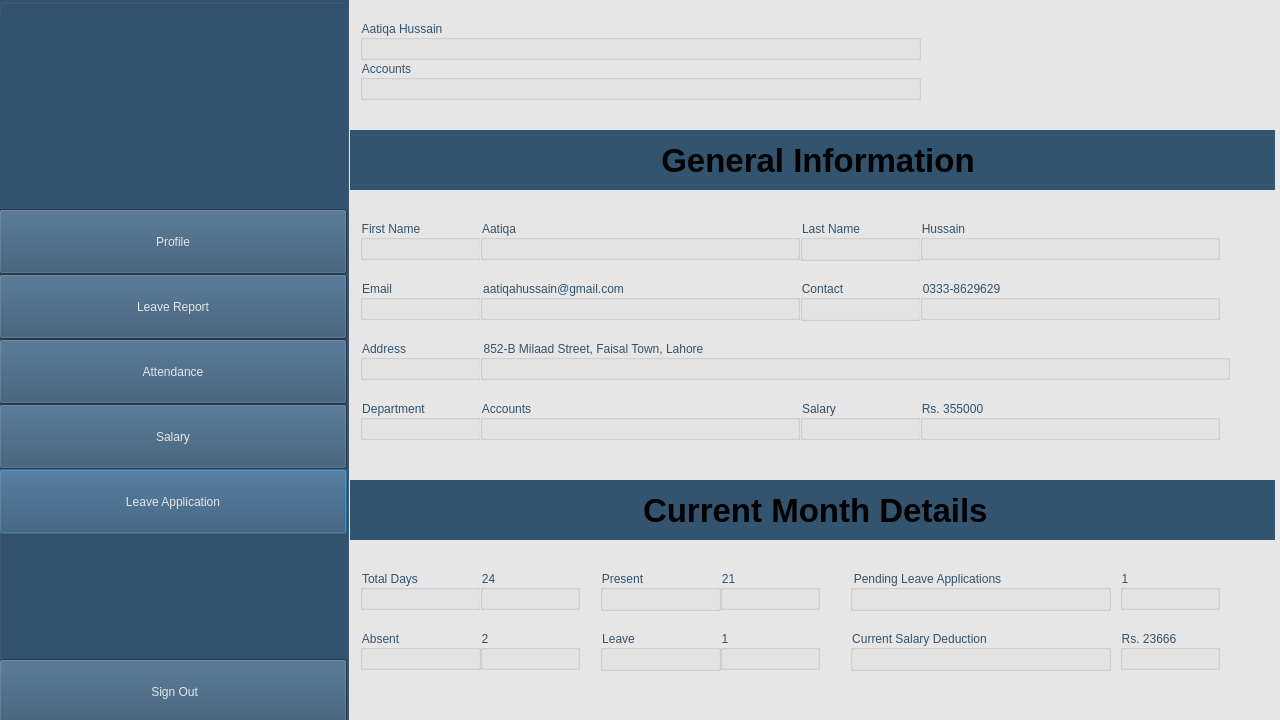
<?xml version="1.0" encoding="UTF-8"?>
<ui version="4.0">
 <class>Dialog</class>
 <widget class="QDialog" name="Dialog">
  <property name="geometry">
   <rect>
    <x>0</x>
    <y>0</y>
    <width>1280</width>
    <height>720</height>
   </rect>
  </property>
  <property name="minimumSize">
   <size>
    <width>1280</width>
    <height>720</height>
   </size>
  </property>
  <property name="maximumSize">
   <size>
    <width>1280</width>
    <height>720</height>
   </size>
  </property>
  <property name="mouseTracking">
   <bool>true</bool>
  </property>
  <property name="tabletTracking">
   <bool>true</bool>
  </property>
  <property name="windowTitle">
   <string>Dialog</string>
  </property>
  <property name="styleSheet">
   <string notr="true">background-color: rgb(230, 230, 230);</string>
  </property>
  <widget class="QGroupBox" name="side_bar">
   <property name="geometry">
    <rect>
     <x>-1</x>
     <y>-1</y>
     <width>350</width>
     <height>722</height>
    </rect>
   </property>
   <property name="minimumSize">
    <size>
     <width>350</width>
     <height>722</height>
    </size>
   </property>
   <property name="maximumSize">
    <size>
     <width>350</width>
     <height>722</height>
    </size>
   </property>
   <property name="styleSheet">
    <string notr="true">background-color: rgb(50, 82, 110);</string>
   </property>
   <property name="title">
    <string/>
   </property>
   <widget class="QLabel" name="logo">
    <property name="geometry">
     <rect>
      <x>0</x>
      <y>20</y>
      <width>341</width>
      <height>191</height>
     </rect>
    </property>
    <property name="text">
     <string/>
    </property>
    <property name="pixmap">
     <pixmap>../Images/logo-grey.png</pixmap>
    </property>
    <property name="scaledContents">
     <bool>true</bool>
    </property>
   </widget>
   <widget class="QPushButton" name="profile">
    <property name="geometry">
     <rect>
      <x>0</x>
      <y>470</y>
      <width>348</width>
      <height>65</height>
     </rect>
    </property>
    <property name="minimumSize">
     <size>
      <width>348</width>
      <height>65</height>
     </size>
    </property>
    <property name="maximumSize">
     <size>
      <width>348</width>
      <height>65</height>
     </size>
    </property>
    <property name="cursor">
     <cursorShape>PointingHandCursor</cursorShape>
    </property>
    <property name="styleSheet">
     <string notr="true">font: 20pt &quot;Sitka&quot; rgb(255, 255, 255);
color: rgb(230, 230, 230);</string>
    </property>
    <property name="text">
     <string>Leave Application</string>
    </property>
   </widget>
   <widget class="QPushButton" name="leave_report">
    <property name="geometry">
     <rect>
      <x>0</x>
      <y>210</y>
      <width>348</width>
      <height>65</height>
     </rect>
    </property>
    <property name="minimumSize">
     <size>
      <width>348</width>
      <height>65</height>
     </size>
    </property>
    <property name="maximumSize">
     <size>
      <width>348</width>
      <height>65</height>
     </size>
    </property>
    <property name="cursor">
     <cursorShape>PointingHandCursor</cursorShape>
    </property>
    <property name="styleSheet">
     <string notr="true">font: 20pt &quot;Sitka&quot;;
color: rgb(230, 230, 230);</string>
    </property>
    <property name="text">
     <string>Profile</string>
    </property>
   </widget>
   <widget class="QPushButton" name="leave_application">
    <property name="geometry">
     <rect>
      <x>0</x>
      <y>405</y>
      <width>348</width>
      <height>65</height>
     </rect>
    </property>
    <property name="minimumSize">
     <size>
      <width>348</width>
      <height>65</height>
     </size>
    </property>
    <property name="maximumSize">
     <size>
      <width>348</width>
      <height>65</height>
     </size>
    </property>
    <property name="cursor">
     <cursorShape>PointingHandCursor</cursorShape>
    </property>
    <property name="styleSheet">
     <string notr="true">font: 20pt &quot;Sitka&quot; rgb(255, 255, 255);
color: rgb(230, 230, 230);</string>
    </property>
    <property name="text">
     <string>Salary</string>
    </property>
   </widget>
   <widget class="QPushButton" name="salary">
    <property name="geometry">
     <rect>
      <x>0</x>
      <y>275</y>
      <width>348</width>
      <height>65</height>
     </rect>
    </property>
    <property name="minimumSize">
     <size>
      <width>348</width>
      <height>65</height>
     </size>
    </property>
    <property name="maximumSize">
     <size>
      <width>348</width>
      <height>65</height>
     </size>
    </property>
    <property name="cursor">
     <cursorShape>PointingHandCursor</cursorShape>
    </property>
    <property name="styleSheet">
     <string notr="true">font: 20pt &quot;Sitka&quot; rgb(255, 255, 255);
color: rgb(230, 230, 230);</string>
    </property>
    <property name="text">
     <string>Leave Report</string>
    </property>
   </widget>
   <widget class="QPushButton" name="attendance">
    <property name="geometry">
     <rect>
      <x>0</x>
      <y>340</y>
      <width>348</width>
      <height>65</height>
     </rect>
    </property>
    <property name="minimumSize">
     <size>
      <width>348</width>
      <height>65</height>
     </size>
    </property>
    <property name="maximumSize">
     <size>
      <width>348</width>
      <height>65</height>
     </size>
    </property>
    <property name="cursor">
     <cursorShape>PointingHandCursor</cursorShape>
    </property>
    <property name="styleSheet">
     <string notr="true">font: 20pt &quot;Sitka&quot; rgb(255, 255, 255);
color: rgb(230, 230, 230);</string>
    </property>
    <property name="text">
     <string>Attendance</string>
    </property>
   </widget>
   <widget class="QPushButton" name="sign_out">
    <property name="geometry">
     <rect>
      <x>0</x>
      <y>660</y>
      <width>348</width>
      <height>65</height>
     </rect>
    </property>
    <property name="minimumSize">
     <size>
      <width>348</width>
      <height>65</height>
     </size>
    </property>
    <property name="maximumSize">
     <size>
      <width>348</width>
      <height>65</height>
     </size>
    </property>
    <property name="cursor">
     <cursorShape>PointingHandCursor</cursorShape>
    </property>
    <property name="styleSheet">
     <string notr="true">font: italic 18pt &quot;Sitka&quot; rgb(255, 255, 255);
color: rgb(230, 230, 230);</string>
    </property>
    <property name="text">
     <string>  Sign Out </string>
    </property>
    <property name="icon">
     <iconset>
      <normaloff>../Images/sign out-grey.png</normaloff>../Images/sign out-grey.png</iconset>
    </property>
    <property name="iconSize">
     <size>
      <width>30</width>
      <height>30</height>
     </size>
    </property>
   </widget>
  </widget>
  <widget class="QGroupBox" name="f_name">
   <property name="geometry">
    <rect>
     <x>360</x>
     <y>220</y>
     <width>121</width>
     <height>40</height>
    </rect>
   </property>
   <property name="minimumSize">
    <size>
     <width>0</width>
     <height>40</height>
    </size>
   </property>
   <property name="maximumSize">
    <size>
     <width>16777215</width>
     <height>40</height>
    </size>
   </property>
   <property name="styleSheet">
    <string notr="true">color: rgb(50, 84, 110);
font: 700 14pt &quot;Segoe UI&quot;;
</string>
   </property>
   <property name="title">
    <string>First Name</string>
   </property>
   <layout class="QHBoxLayout" name="horizontalLayout"/>
  </widget>
  <widget class="QGroupBox" name="address">
   <property name="geometry">
    <rect>
     <x>360</x>
     <y>340</y>
     <width>121</width>
     <height>40</height>
    </rect>
   </property>
   <property name="minimumSize">
    <size>
     <width>0</width>
     <height>40</height>
    </size>
   </property>
   <property name="maximumSize">
    <size>
     <width>16777215</width>
     <height>40</height>
    </size>
   </property>
   <property name="styleSheet">
    <string notr="true">color: rgb(50, 84, 110);
font: 700 14pt &quot;Segoe UI&quot;;
</string>
   </property>
   <property name="title">
    <string>Address</string>
   </property>
   <layout class="QHBoxLayout" name="horizontalLayout_2"/>
  </widget>
  <widget class="QGroupBox" name="email">
   <property name="geometry">
    <rect>
     <x>360</x>
     <y>280</y>
     <width>121</width>
     <height>40</height>
    </rect>
   </property>
   <property name="minimumSize">
    <size>
     <width>0</width>
     <height>40</height>
    </size>
   </property>
   <property name="maximumSize">
    <size>
     <width>16777215</width>
     <height>40</height>
    </size>
   </property>
   <property name="styleSheet">
    <string notr="true">color: rgb(50, 84, 110);
font: 700 14pt &quot;Segoe UI&quot;;
</string>
   </property>
   <property name="title">
    <string>Email</string>
   </property>
   <layout class="QHBoxLayout" name="horizontalLayout_3"/>
  </widget>
  <widget class="QGroupBox" name="contact">
   <property name="geometry">
    <rect>
     <x>800</x>
     <y>280</y>
     <width>121</width>
     <height>41</height>
    </rect>
   </property>
   <property name="styleSheet">
    <string notr="true">color: rgb(50, 84, 110);
font: 700 14pt &quot;Segoe UI&quot;;
</string>
   </property>
   <property name="title">
    <string>Contact</string>
   </property>
   <layout class="QHBoxLayout" name="horizontalLayout_4"/>
  </widget>
  <widget class="QGroupBox" name="l_name">
   <property name="geometry">
    <rect>
     <x>800</x>
     <y>220</y>
     <width>121</width>
     <height>41</height>
    </rect>
   </property>
   <property name="styleSheet">
    <string notr="true">color: rgb(50, 84, 110);
font: 700 14pt &quot;Segoe UI&quot;;
</string>
   </property>
   <property name="title">
    <string>Last Name</string>
   </property>
   <layout class="QHBoxLayout" name="horizontalLayout_5"/>
  </widget>
  <widget class="QGroupBox" name="department">
   <property name="geometry">
    <rect>
     <x>360</x>
     <y>400</y>
     <width>121</width>
     <height>40</height>
    </rect>
   </property>
   <property name="minimumSize">
    <size>
     <width>0</width>
     <height>40</height>
    </size>
   </property>
   <property name="maximumSize">
    <size>
     <width>16777215</width>
     <height>40</height>
    </size>
   </property>
   <property name="styleSheet">
    <string notr="true">color: rgb(50, 84, 110);
font: 700 14pt &quot;Segoe UI&quot;;
</string>
   </property>
   <property name="title">
    <string>Department</string>
   </property>
   <layout class="QHBoxLayout" name="horizontalLayout_6"/>
  </widget>
  <widget class="QGroupBox" name="salary_2">
   <property name="geometry">
    <rect>
     <x>800</x>
     <y>400</y>
     <width>121</width>
     <height>40</height>
    </rect>
   </property>
   <property name="minimumSize">
    <size>
     <width>0</width>
     <height>40</height>
    </size>
   </property>
   <property name="maximumSize">
    <size>
     <width>16777215</width>
     <height>40</height>
    </size>
   </property>
   <property name="styleSheet">
    <string notr="true">color: rgb(50, 84, 110);
font: 700 14pt &quot;Segoe UI&quot;;
</string>
   </property>
   <property name="title">
    <string>Salary</string>
   </property>
   <layout class="QHBoxLayout" name="horizontalLayout_7"/>
  </widget>
  <widget class="QGroupBox" name="f_name_input">
   <property name="geometry">
    <rect>
     <x>480</x>
     <y>220</y>
     <width>320</width>
     <height>40</height>
    </rect>
   </property>
   <property name="minimumSize">
    <size>
     <width>320</width>
     <height>40</height>
    </size>
   </property>
   <property name="maximumSize">
    <size>
     <width>290</width>
     <height>40</height>
    </size>
   </property>
   <property name="styleSheet">
    <string notr="true">color: rgb(50, 84, 110);
font: 14pt &quot;Segoe UI&quot;;
</string>
   </property>
   <property name="title">
    <string>Aatiqa</string>
   </property>
   <layout class="QHBoxLayout" name="horizontalLayout_8"/>
  </widget>
  <widget class="QGroupBox" name="email_input">
   <property name="geometry">
    <rect>
     <x>480</x>
     <y>280</y>
     <width>320</width>
     <height>40</height>
    </rect>
   </property>
   <property name="minimumSize">
    <size>
     <width>320</width>
     <height>40</height>
    </size>
   </property>
   <property name="maximumSize">
    <size>
     <width>320</width>
     <height>40</height>
    </size>
   </property>
   <property name="styleSheet">
    <string notr="true">color: rgb(50, 84, 110);
font: 14pt &quot;Segoe UI&quot;;
</string>
   </property>
   <property name="title">
    <string>aatiqahussain@gmail.com</string>
   </property>
   <layout class="QHBoxLayout" name="horizontalLayout_9"/>
  </widget>
  <widget class="QGroupBox" name="address_input">
   <property name="geometry">
    <rect>
     <x>480</x>
     <y>340</y>
     <width>750</width>
     <height>40</height>
    </rect>
   </property>
   <property name="minimumSize">
    <size>
     <width>750</width>
     <height>40</height>
    </size>
   </property>
   <property name="maximumSize">
    <size>
     <width>750</width>
     <height>40</height>
    </size>
   </property>
   <property name="styleSheet">
    <string notr="true">color: rgb(50, 84, 110);
font: 14pt &quot;Segoe UI&quot;;
</string>
   </property>
   <property name="title">
    <string>852-B Milaad Street, Faisal Town, Lahore</string>
   </property>
   <layout class="QHBoxLayout" name="horizontalLayout_10"/>
  </widget>
  <widget class="QGroupBox" name="department_input">
   <property name="geometry">
    <rect>
     <x>480</x>
     <y>400</y>
     <width>320</width>
     <height>40</height>
    </rect>
   </property>
   <property name="minimumSize">
    <size>
     <width>320</width>
     <height>40</height>
    </size>
   </property>
   <property name="maximumSize">
    <size>
     <width>320</width>
     <height>40</height>
    </size>
   </property>
   <property name="styleSheet">
    <string notr="true">color: rgb(50, 84, 110);
font: 14pt &quot;Segoe UI&quot;;
</string>
   </property>
   <property name="title">
    <string>Accounts</string>
   </property>
   <layout class="QHBoxLayout" name="horizontalLayout_12"/>
  </widget>
  <widget class="QGroupBox" name="l_name_input">
   <property name="geometry">
    <rect>
     <x>920</x>
     <y>220</y>
     <width>300</width>
     <height>40</height>
    </rect>
   </property>
   <property name="minimumSize">
    <size>
     <width>300</width>
     <height>40</height>
    </size>
   </property>
   <property name="maximumSize">
    <size>
     <width>300</width>
     <height>40</height>
    </size>
   </property>
   <property name="styleSheet">
    <string notr="true">color: rgb(50, 84, 110);
font: 14pt &quot;Segoe UI&quot;;
</string>
   </property>
   <property name="title">
    <string>Hussain</string>
   </property>
   <layout class="QHBoxLayout" name="horizontalLayout_14"/>
  </widget>
  <widget class="QGroupBox" name="contact_input">
   <property name="geometry">
    <rect>
     <x>920</x>
     <y>280</y>
     <width>300</width>
     <height>40</height>
    </rect>
   </property>
   <property name="minimumSize">
    <size>
     <width>300</width>
     <height>40</height>
    </size>
   </property>
   <property name="maximumSize">
    <size>
     <width>300</width>
     <height>40</height>
    </size>
   </property>
   <property name="styleSheet">
    <string notr="true">color: rgb(50, 84, 110);
font: 14pt &quot;Segoe UI&quot;;
</string>
   </property>
   <property name="title">
    <string>0333-8629629</string>
   </property>
   <layout class="QHBoxLayout" name="horizontalLayout_15"/>
  </widget>
  <widget class="QGroupBox" name="salary_input">
   <property name="geometry">
    <rect>
     <x>920</x>
     <y>400</y>
     <width>300</width>
     <height>40</height>
    </rect>
   </property>
   <property name="minimumSize">
    <size>
     <width>300</width>
     <height>40</height>
    </size>
   </property>
   <property name="maximumSize">
    <size>
     <width>300</width>
     <height>40</height>
    </size>
   </property>
   <property name="styleSheet">
    <string notr="true">color: rgb(50, 84, 110);
font: 14pt &quot;Segoe UI&quot;;
</string>
   </property>
   <property name="title">
    <string>Rs. 355000</string>
   </property>
   <layout class="QHBoxLayout" name="horizontalLayout_16"/>
  </widget>
  <widget class="QGroupBox" name="present_input">
   <property name="geometry">
    <rect>
     <x>720</x>
     <y>570</y>
     <width>100</width>
     <height>40</height>
    </rect>
   </property>
   <property name="minimumSize">
    <size>
     <width>100</width>
     <height>40</height>
    </size>
   </property>
   <property name="maximumSize">
    <size>
     <width>100</width>
     <height>40</height>
    </size>
   </property>
   <property name="styleSheet">
    <string notr="true">color: rgb(50, 84, 110);
font: 14pt &quot;Segoe UI&quot;;
</string>
   </property>
   <property name="title">
    <string>21</string>
   </property>
   <layout class="QHBoxLayout" name="horizontalLayout_37"/>
  </widget>
  <widget class="QGroupBox" name="absent_input">
   <property name="geometry">
    <rect>
     <x>480</x>
     <y>630</y>
     <width>100</width>
     <height>40</height>
    </rect>
   </property>
   <property name="minimumSize">
    <size>
     <width>100</width>
     <height>40</height>
    </size>
   </property>
   <property name="maximumSize">
    <size>
     <width>100</width>
     <height>40</height>
    </size>
   </property>
   <property name="styleSheet">
    <string notr="true">color: rgb(50, 84, 110);
font: 14pt &quot;Segoe UI&quot;;
</string>
   </property>
   <property name="title">
    <string>2</string>
   </property>
   <layout class="QHBoxLayout" name="horizontalLayout_38"/>
  </widget>
  <widget class="QGroupBox" name="total_days">
   <property name="geometry">
    <rect>
     <x>360</x>
     <y>570</y>
     <width>121</width>
     <height>40</height>
    </rect>
   </property>
   <property name="minimumSize">
    <size>
     <width>0</width>
     <height>40</height>
    </size>
   </property>
   <property name="maximumSize">
    <size>
     <width>16777215</width>
     <height>40</height>
    </size>
   </property>
   <property name="styleSheet">
    <string notr="true">color: rgb(50, 84, 110);
font: 700 14pt &quot;Segoe UI&quot;;
</string>
   </property>
   <property name="title">
    <string>Total Days</string>
   </property>
   <layout class="QHBoxLayout" name="horizontalLayout_39"/>
  </widget>
  <widget class="QGroupBox" name="leave_input">
   <property name="geometry">
    <rect>
     <x>720</x>
     <y>630</y>
     <width>100</width>
     <height>40</height>
    </rect>
   </property>
   <property name="minimumSize">
    <size>
     <width>100</width>
     <height>40</height>
    </size>
   </property>
   <property name="maximumSize">
    <size>
     <width>100</width>
     <height>40</height>
    </size>
   </property>
   <property name="styleSheet">
    <string notr="true">color: rgb(50, 84, 110);
font: 14pt &quot;Segoe UI&quot;;
</string>
   </property>
   <property name="title">
    <string>1</string>
   </property>
   <layout class="QHBoxLayout" name="horizontalLayout_40"/>
  </widget>
  <widget class="QGroupBox" name="present">
   <property name="geometry">
    <rect>
     <x>600</x>
     <y>570</y>
     <width>121</width>
     <height>41</height>
    </rect>
   </property>
   <property name="styleSheet">
    <string notr="true">color: rgb(50, 84, 110);
font: 700 14pt &quot;Segoe UI&quot;;
</string>
   </property>
   <property name="title">
    <string>Present</string>
   </property>
   <layout class="QHBoxLayout" name="horizontalLayout_41"/>
  </widget>
  <widget class="QGroupBox" name="absent">
   <property name="geometry">
    <rect>
     <x>360</x>
     <y>630</y>
     <width>121</width>
     <height>40</height>
    </rect>
   </property>
   <property name="minimumSize">
    <size>
     <width>0</width>
     <height>40</height>
    </size>
   </property>
   <property name="maximumSize">
    <size>
     <width>16777215</width>
     <height>40</height>
    </size>
   </property>
   <property name="styleSheet">
    <string notr="true">color: rgb(50, 84, 110);
font: 700 14pt &quot;Segoe UI&quot;;
</string>
   </property>
   <property name="title">
    <string>Absent</string>
   </property>
   <layout class="QHBoxLayout" name="horizontalLayout_42"/>
  </widget>
  <widget class="QGroupBox" name="leave">
   <property name="geometry">
    <rect>
     <x>600</x>
     <y>630</y>
     <width>121</width>
     <height>41</height>
    </rect>
   </property>
   <property name="styleSheet">
    <string notr="true">color: rgb(50, 84, 110);
font: 700 14pt &quot;Segoe UI&quot;;
</string>
   </property>
   <property name="title">
    <string>Leave</string>
   </property>
   <layout class="QHBoxLayout" name="horizontalLayout_43"/>
  </widget>
  <widget class="QGroupBox" name="total_days_input">
   <property name="geometry">
    <rect>
     <x>480</x>
     <y>570</y>
     <width>100</width>
     <height>40</height>
    </rect>
   </property>
   <property name="minimumSize">
    <size>
     <width>100</width>
     <height>40</height>
    </size>
   </property>
   <property name="maximumSize">
    <size>
     <width>100</width>
     <height>40</height>
    </size>
   </property>
   <property name="styleSheet">
    <string notr="true">color: rgb(50, 84, 110);
font: 14pt &quot;Segoe UI&quot;;
</string>
   </property>
   <property name="title">
    <string>24</string>
   </property>
   <layout class="QHBoxLayout" name="horizontalLayout_44"/>
  </widget>
  <widget class="QGroupBox" name="pending_applications">
   <property name="geometry">
    <rect>
     <x>850</x>
     <y>570</y>
     <width>261</width>
     <height>41</height>
    </rect>
   </property>
   <property name="styleSheet">
    <string notr="true">color: rgb(50, 84, 110);
font: 700 14pt &quot;Segoe UI&quot;;
</string>
   </property>
   <property name="title">
    <string>Pending Leave Applications</string>
   </property>
   <layout class="QHBoxLayout" name="horizontalLayout_45"/>
  </widget>
  <widget class="QGroupBox" name="pending_applications_input">
   <property name="geometry">
    <rect>
     <x>1120</x>
     <y>570</y>
     <width>100</width>
     <height>40</height>
    </rect>
   </property>
   <property name="minimumSize">
    <size>
     <width>100</width>
     <height>40</height>
    </size>
   </property>
   <property name="maximumSize">
    <size>
     <width>100</width>
     <height>40</height>
    </size>
   </property>
   <property name="styleSheet">
    <string notr="true">color: rgb(50, 84, 110);
font: 14pt &quot;Segoe UI&quot;;
</string>
   </property>
   <property name="title">
    <string>1</string>
   </property>
   <layout class="QHBoxLayout" name="horizontalLayout_46"/>
  </widget>
  <widget class="QGroupBox" name="current_deduction">
   <property name="geometry">
    <rect>
     <x>850</x>
     <y>630</y>
     <width>261</width>
     <height>41</height>
    </rect>
   </property>
   <property name="styleSheet">
    <string notr="true">color: rgb(50, 84, 110);
font: 700 14pt &quot;Segoe UI&quot;;
</string>
   </property>
   <property name="title">
    <string>Current Salary Deduction</string>
   </property>
   <layout class="QHBoxLayout" name="horizontalLayout_47"/>
  </widget>
  <widget class="QGroupBox" name="current_deduction_input">
   <property name="geometry">
    <rect>
     <x>1120</x>
     <y>630</y>
     <width>100</width>
     <height>40</height>
    </rect>
   </property>
   <property name="minimumSize">
    <size>
     <width>100</width>
     <height>40</height>
    </size>
   </property>
   <property name="maximumSize">
    <size>
     <width>100</width>
     <height>40</height>
    </size>
   </property>
   <property name="styleSheet">
    <string notr="true">color: rgb(50, 84, 110);
font: 14pt &quot;Segoe UI&quot;;
</string>
   </property>
   <property name="title">
    <string>Rs. 23666</string>
   </property>
   <layout class="QHBoxLayout" name="horizontalLayout_48"/>
  </widget>
  <widget class="QGroupBox" name="f_name_2">
   <property name="geometry">
    <rect>
     <x>360</x>
     <y>20</y>
     <width>561</width>
     <height>40</height>
    </rect>
   </property>
   <property name="minimumSize">
    <size>
     <width>0</width>
     <height>40</height>
    </size>
   </property>
   <property name="maximumSize">
    <size>
     <width>16777215</width>
     <height>40</height>
    </size>
   </property>
   <property name="styleSheet">
    <string notr="true">color: rgb(50, 84, 110);
font: 700 24pt &quot;Segoe UI&quot;;
</string>
   </property>
   <property name="title">
    <string>Aatiqa Hussain</string>
   </property>
   <layout class="QHBoxLayout" name="horizontalLayout_11"/>
  </widget>
  <widget class="QGroupBox" name="f_name_3">
   <property name="geometry">
    <rect>
     <x>360</x>
     <y>60</y>
     <width>561</width>
     <height>40</height>
    </rect>
   </property>
   <property name="minimumSize">
    <size>
     <width>0</width>
     <height>40</height>
    </size>
   </property>
   <property name="maximumSize">
    <size>
     <width>16777215</width>
     <height>40</height>
    </size>
   </property>
   <property name="styleSheet">
    <string notr="true">color: rgb(50, 84, 110);
font: 500 18pt &quot;Segoe UI&quot;;
</string>
   </property>
   <property name="title">
    <string>Accounts</string>
   </property>
   <layout class="QHBoxLayout" name="horizontalLayout_13"/>
  </widget>
  <widget class="QLabel" name="title">
   <property name="geometry">
    <rect>
     <x>350</x>
     <y>130</y>
     <width>925</width>
     <height>60</height>
    </rect>
   </property>
   <property name="font">
    <font>
     <pointsize>25</pointsize>
     <bold>true</bold>
    </font>
   </property>
   <property name="styleSheet">
    <string notr="true">background-color: rgb(50, 84, 110);
color: &quot;#e6e6e6&quot;;</string>
   </property>
   <property name="text">
    <string>                                  General Information</string>
   </property>
  </widget>
  <widget class="QLabel" name="title_2">
   <property name="geometry">
    <rect>
     <x>350</x>
     <y>480</y>
     <width>925</width>
     <height>60</height>
    </rect>
   </property>
   <property name="font">
    <font>
     <pointsize>25</pointsize>
     <bold>true</bold>
    </font>
   </property>
   <property name="styleSheet">
    <string notr="true">background-color: rgb(50, 84, 110);
color: &quot;#e6e6e6&quot;;</string>
   </property>
   <property name="text">
    <string>                                Current Month Details</string>
   </property>
  </widget>
 </widget>
 <resources/>
 <connections/>
</ui>
